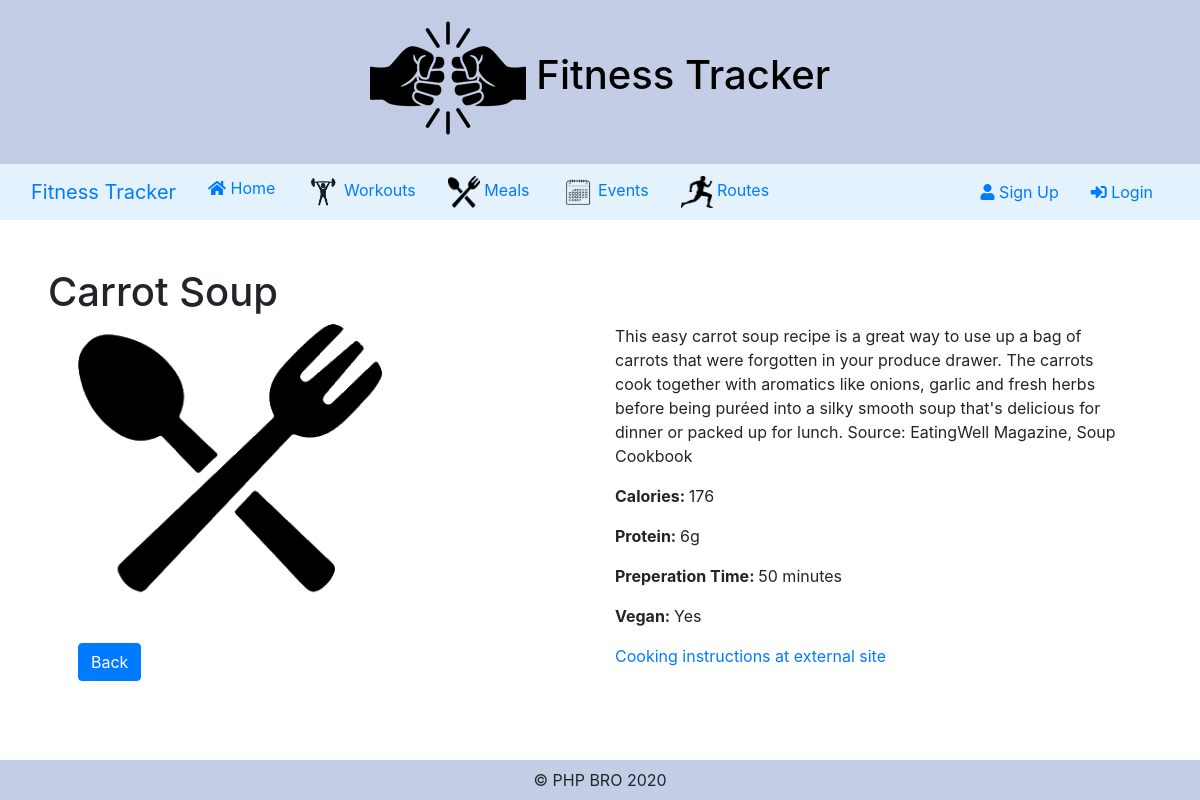
The app's page /views/Meal/Details.php?id=1 with its own data.
### tables this page shows
CREATE TABLE `meals` (
  `id` int(11) NOT NULL,
  `name` varchar(255) NOT NULL,
  `image_ext` varchar(255) DEFAULT NULL,
  `calories` int(11) DEFAULT NULL,
  `protein` int(11) DEFAULT NULL,
  `prep_time` int(11) DEFAULT NULL,
  `is_vegan` tinyint(1) NOT NULL,
  `description` varchar(1024) DEFAULT NULL,
  `url` varchar(255) DEFAULT NULL
);

### models/Meal.php (called while the page is built, shortened)
<?php
class Meal implements Feature
{
    public function GetById($dbcon, $id)
    {
        $sql = "SELECT * FROM meals WHERE id = :id";
        $pdostm = $dbcon->prepare($sql);
        $pdostm->bindParam(':id', $id);
        $pdostm->execute();
        $meals = $pdostm->fetchAll(\PDO::FETCH_ASSOC);
        return $meals[0];
    }
}

### views/Meal/Details.php (the view, shortened to what this page needs)
<?php
require_once '../../includes/Database.php';
require_once '../../models/Meal.php';
if (isset($_GET["id"]) && is_numeric($_GET["id"])) {
    $dbcon = Database::GetDb();
    $mealObject = new Meal();
    $meal =  $mealObject->GetById($dbcon, $_GET["id"]);
} else {
    http_response_code(400);
}
?>
<?php
require_once "../Master/header.php";
?>
<div class="p-5">
    <?php
    if ($meal == null) {
        echo "No meal found.<br/><a href='listMeals.php' class=\"btn btn-primary\">Back</a>";
    } else {
        echo "<h1>" . $meal["name"] . "</h1>";
    ?>
        <div class="container">
            <div class="row">
                <div class="col-sm">
                    <?php
                    if ($meal["image_ext"] == "") {
                        echo "<img src=\"../../img/mealsIcon.png\" alt=\"default meal image\" style=\"width:60%;\">";
                    } else {
                        echo "<img src=\"" . $meal["image_ext"] . "\" alt=\"meal image\">";
                    }
                    ?>
                    <div class="pt-5">
                        <a href='List.php' class="btn btn-primary">Back</a>
                    </div>
                </div>
                <div class="col-sm">
                    <p><?= $meal['description'] ?></p>
                    <p><strong>Calories: </strong><?= $meal["calories"] ?></p>
                    <p><strong>Protein: </strong><?= $meal["protein"] ?>g</p>
                    <p><strong>Preperation Time: </strong><?= $meal["prep_time"] ?> minutes</p>
                    <p><strong>Vegan: </strong><?php if ($meal["is_vegan"] == 0) {
                                                    echo "No";
                                                } else {
                                                    echo "Yes";
                                                } ?></p>
                    <a href="<?= $meal["url"] ?>" target="_blank">Cooking instructions at external site</a>
                </div>
            </div>
        </div>
    <?php }
    ?>
</div>
<?php
require_once "../Master/footer.php";
?>

### styles/style.css (style rules this page uses)
img { max-width: 100%; max-height: 100%; }
.row { margin-left: 0; margin-right: 0; }

### records on screen
meals: name "Carrot Soup", description "This easy carrot soup recipe is a great way to use up a bag of carrots that were forgotten in your produce drawer. The carrots cook together with aromatics like onions, garlic and fresh herbs before being puréed into a silky smooth soup that's delicious for dinner or packed up for lunch. Source: EatingWell Magazine, Soup Cookbook", calories "176", protein "6", prep_time "50"
